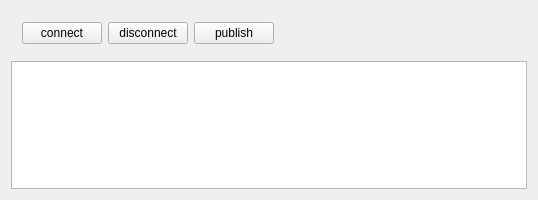
<?xml version="1.0" encoding="UTF-8"?>
<ui version="4.0">
 <class>Node1Widget</class>
 <widget class="QWidget" name="Node1Widget">
  <property name="geometry">
   <rect>
    <x>0</x>
    <y>0</y>
    <width>538</width>
    <height>200</height>
   </rect>
  </property>
  <property name="minimumSize">
   <size>
    <width>0</width>
    <height>200</height>
   </size>
  </property>
  <property name="maximumSize">
   <size>
    <width>16777215</width>
    <height>200</height>
   </size>
  </property>
  <property name="windowTitle">
   <string>Node1Widget</string>
  </property>
  <layout class="QVBoxLayout" name="verticalLayout">
   <item>
    <widget class="QWidget" name="widget" native="true">
     <layout class="QHBoxLayout" name="horizontalLayout">
      <item>
       <widget class="QPushButton" name="pushButtonConnect">
        <property name="text">
         <string>connect</string>
        </property>
       </widget>
      </item>
      <item>
       <widget class="QPushButton" name="pushButtonDisconnect">
        <property name="text">
         <string>disconnect</string>
        </property>
       </widget>
      </item>
      <item>
       <widget class="QPushButton" name="pushButtonPublish">
        <property name="maximumSize">
         <size>
          <width>16777215</width>
          <height>200</height>
         </size>
        </property>
        <property name="text">
         <string>publish</string>
        </property>
       </widget>
      </item>
      <item>
       <spacer name="horizontalSpacer">
        <property name="orientation">
         <enum>Qt::Horizontal</enum>
        </property>
        <property name="sizeHint" stdset="0">
         <size>
          <width>40</width>
          <height>20</height>
         </size>
        </property>
       </spacer>
      </item>
     </layout>
    </widget>
   </item>
   <item>
    <widget class="QTextBrowser" name="textBrowser"/>
   </item>
  </layout>
 </widget>
 <layoutdefault spacing="6" margin="11"/>
 <resources/>
 <connections/>
</ui>
